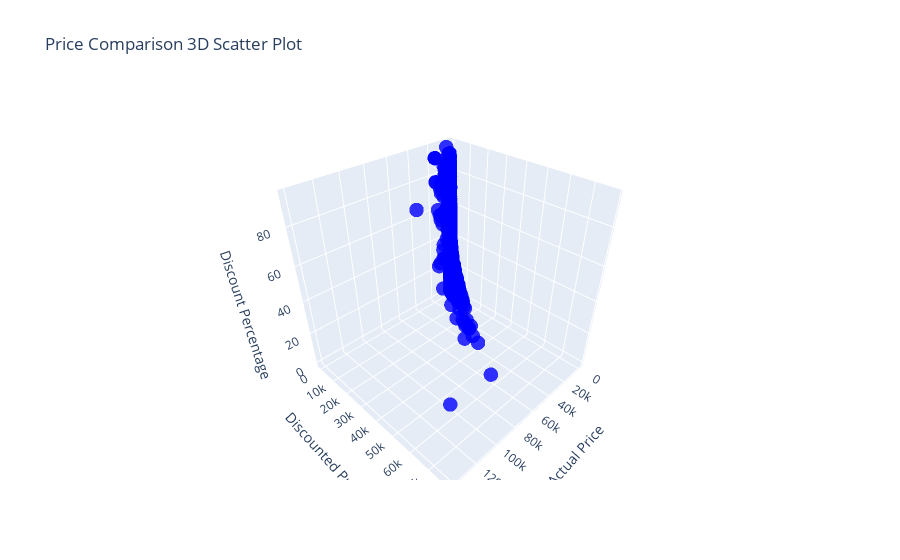

The notebook cell saved with this chart:
### Code cell
plt.figure(figsize=(10,5))
price_fig = go.Figure()


price_fig.add_trace(go.Scatter3d(x=df['actual_price'], y=df['discounted_price'], z=df['discount_percentage'], mode='markers', 
                                  marker=dict(size=5, color='blue', opacity=0.8), 
                                  name='Price Comparison'))


price_fig.update_layout(scene=dict(xaxis_title='Actual Price',
                                   yaxis_title='Discounted Price',
                                   zaxis_title='Discount Percentage'),
                        title='Price Comparison 3D Scatter Plot')


price_fig.show()

### Figure 1 — Plotly figure (JSON) as saved in the notebook; plotly's stock layout.template omitted (floating-point values rounded to 4 significant figures; data arrays with more than 128 entries replaced by an {"elided": "..."} marker saying what was removed)
{"data": [{"marker": {"color": "blue", "opacity": 0.8, "size": 5}, "mode": "markers", "name": "Price Comparison", "type": "scatter3d", "x": {"elided": "1465 float values"}, "y": {"elided": "1465 float values"}, "z": {"elided": "1465 int values"}}], "layout": {"scene": {"xaxis": {"title": {"text": "Actual Price"}}, "yaxis": {"title": {"text": "Discounted Price"}}, "zaxis": {"title": {"text": "Discount Percentage"}}}, "title": {"text": "Price Comparison 3D Scatter Plot"}}}
